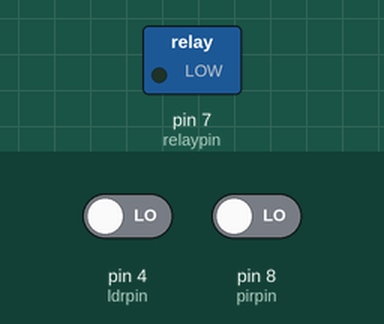
This sketch was run on a simulated Arduino Uno, built with avr-gcc and run on an emulated ATmega328P. Parts: switched loads named in the sketch (green lamp = pin HIGH). The test bench sets the inputs (shaded band); at power-on: pin 4 (ldrpin) LOW, pin 8 (pirpin) LOW.

Above: at 1.2 s.
1.3 s: pin 4 (ldrpin) driven HIGH
At 1.6 s:
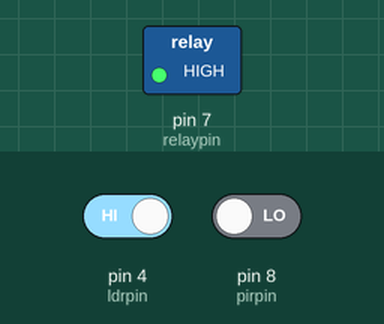
2.8 s: pin 4 (ldrpin) driven LOW
At 3.9 s:
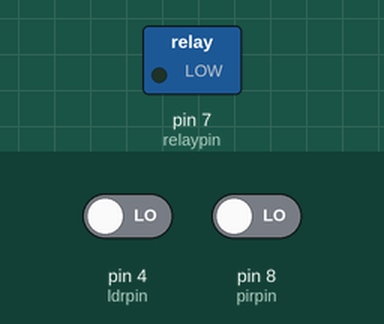
4.3 s: pin 8 (pirpin) driven HIGH
At 5.1 s:
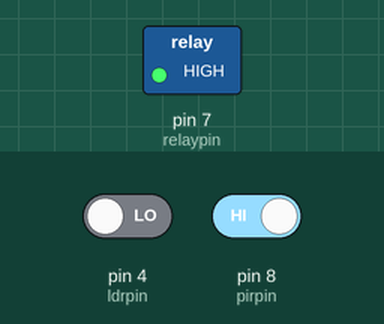
Timing chart, 0 to 7.3 s (numbered marks = the images above; inputs shaded):
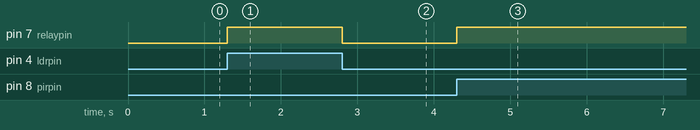

The sketch:

Relay_Module.ino
```cpp
const int pirpin=8;
const int relaypin=7;
const int ldrpin=4;
//const int spin=4;

void setup() {
  // put your setup code here, to run once:
  pinMode(relaypin,OUTPUT);
  pinMode(pirpin,INPUT);
  pinMode(ldrpin,INPUT);
  //pinMode(spin,INPUT);


}

void loop() {
  // put your main code here, to run repeatedly:
 int pirvalue=digitalRead(pirpin);
 int ldrvalue=digitalRead(ldrpin);
 //int s=digitalRead(spin);
 if ( ldrvalue == 1 || pirvalue == 1 ){
 digitalWrite(relaypin,HIGH);
 }
 else{
  digitalWrite(relaypin,LOW);
 }
}
```

Measured:
- after the input at 1.3 s, pin 7 (relaypin): LOW → HIGH at once
- after the input at 2.8 s, pin 7 (relaypin): HIGH → LOW at once
- after the input at 4.3 s, pin 7 (relaypin): LOW → HIGH at once
